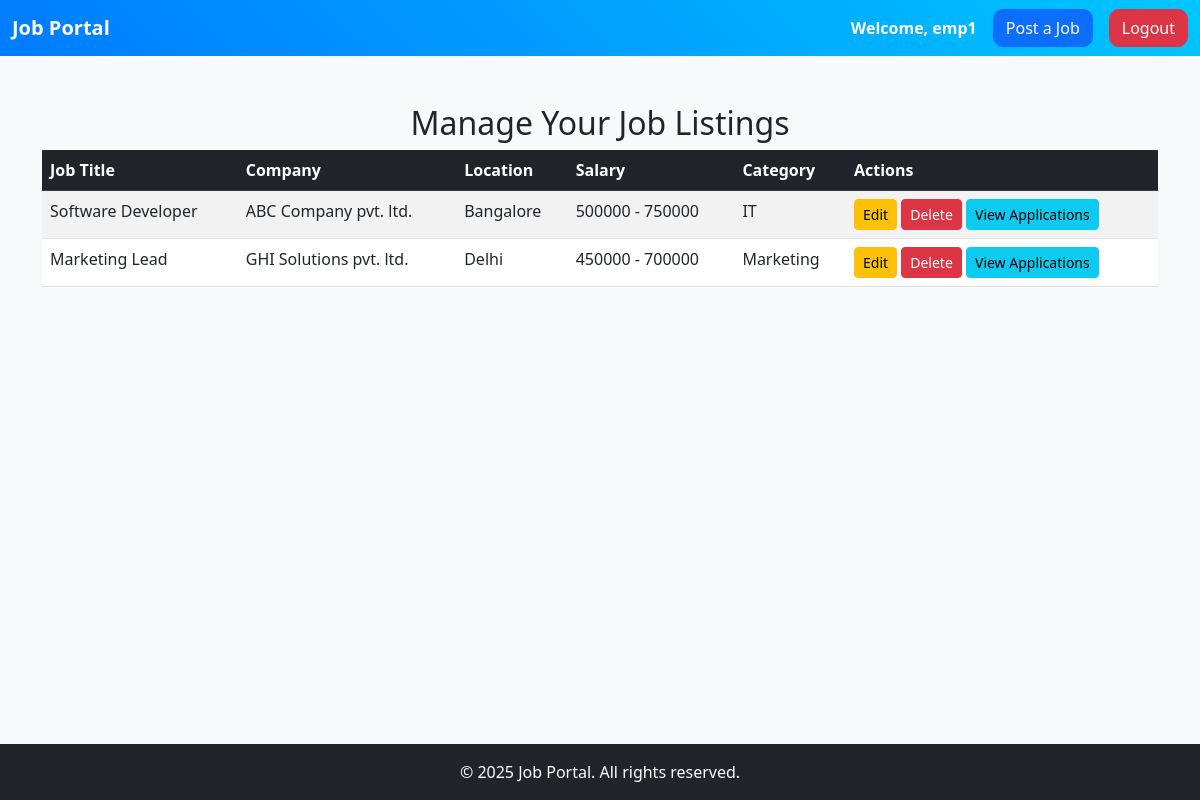
Page /manage_listings (signed in) on the committed database.
### database/models.py (models this page shows)
class Job(db.Model):
    id = db.Column(db.Integer, primary_key=True)
    title = db.Column(db.String(100), nullable=False)
    description = db.Column(db.Text, nullable=False)
    salary = db.Column(db.String(50), nullable=False)
    location = db.Column(db.String(100), nullable=False)
    category = db.Column(db.String(100), nullable=False)
    company = db.Column(db.String(100), nullable=False)
    employer_id = db.Column(db.Integer, db.ForeignKey('user.id', ondelete='CASCADE'), nullable=True)
    applications = db.relationship('Application', backref='job', cascade='all, delete-orphan', lazy=True)

### app.py (the view)
@app.route('/manage_listings')
def manage_listings():
    if 'user_id' not in session or session['role'] != 'employer':
        return redirect(url_for('login'))
    employer_jobs = Job.query.filter_by(employer_id=session['user_id']).all()
    return render_template('manage_listings.html', jobs=employer_jobs)

### app.py (called while the page is built)
@app.context_processor
def inject_year():
    return {'year': datetime.now().year}

### templates/manage_listings.html (shortened to what this page needs)
<!DOCTYPE html>
<html lang="en">
<head>
    <link rel="stylesheet" href="https://cdn.jsdelivr.net/npm/bootstrap@5.3.0/dist/css/bootstrap.min.css">
</head>
<body>
    <nav class="navbar navbar-expand-lg navbar-light bg-light">
        <div class="container-fluid">
            <a class="navbar-brand" href="#">Job Portal</a>
            <div class="collapse navbar-collapse">
                <ul class="navbar-nav ms-auto d-flex align-items-center">
                    <li class="nav-item me-3">
                        <span class="navbar-text">Welcome, {{ session['username'] }}</span>
                    </li>
                    <li class="nav-item me-2">
                        <a href="{{ url_for('post_job') }}" class="btn btn-primary">Post a Job</a>
                    </li>
                    <li class="nav-item">
                        <a href="{{ url_for('logout') }}" class="btn btn-danger ms-2">Logout</a>
                    </li>
                </ul>
            </div>
        </div>
    </nav>
    <div class="container mt-5">
        <h2 class="text-center">Manage Your Job Listings</h2>
        {% if jobs %}
        <table class="table table-striped">
            <thead class="table-dark">
                <tr>
                    <th>Job Title</th>
                    <th>Company</th>
                    <th>Location</th>
                    <th>Salary</th>
                    <th>Category</th>
                    <th>Actions</th>
                </tr>
            </thead>
            <tbody>
                {% for job in jobs %}
                <tr>
                    <td>{{ job.title }}</td>
                    <td>{{ job.company }}</td>
                    <td>{{ job.location }}</td>
                    <td>{{ job.salary }}</td>
                    <td>{{ job.category }}</td>
                    <td>
                        <a href="{{ url_for('manage_job', job_id=job.id) }}" class="btn btn-warning btn-sm">Edit</a>
                        <form action="{{ url_for('delete_job', job_id=job.id) }}" method="post" style="display:inline;">
                            <button type="submit" class="btn btn-danger btn-sm" onclick="return confirm('Are you sure you want to delete this job?');">Delete</button>
                        </form>
                        <a href="{{ url_for('view_job_applications', job_id=job.id) }}" class="btn btn-info btn-sm">View Applications</a>
                    </td>
                </tr>
                {% endfor %}
            </tbody>
        </table>
        {% else %}
        <p class="text-center mt-4">You don't have any job listings yet.</p>
        {% endif %}
    </div>
    {% include 'footer.html' %}
</body>
</html>

### templates/manage_listings.html (style rules this page uses)
html, body { height: 100%; }
body { font-family: 'Segoe UI', Tahoma, sans-serif; background-color: #f8f9fa; display: flex; flex-direction: column; }
.navbar { background: linear-gradient(45deg, #007bff, #00c6ff); }
.navbar-brand, .navbar-text { color: #fff !important; font-weight: bold; }
.navbar .btn { border-radius: 10px; font-weight: 500; }

### rows in the picture
Job: title "Software Developer", company "ABC Company pvt. ltd.", location "Bangalore", salary "500000 - 750000", category "IT"
Job: title "Marketing Lead", company "GHI Solutions pvt. ltd.", location "Delhi", salary "450000 - 700000", category "Marketing"

### other values in the picture
{{ session['username'] }} "emp1"
